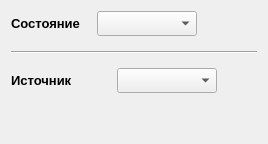
          <widget class="QWidget" name="tab_Meteo">
           <attribute name="title">
            <string>Метеопост</string>
           </attribute>
           <layout class="QVBoxLayout" name="verticalLayout_19">
            <item>
             <layout class="QHBoxLayout" name="horizontalLayout_29">
              <item>
               <widget class="QLabel" name="labelClockStatus_3">
                <property name="minimumSize">
                 <size>
                  <width>80</width>
                  <height>25</height>
                 </size>
                </property>
                <property name="maximumSize">
                 <size>
                  <width>80</width>
                  <height>2025</height>
                 </size>
                </property>
                <property name="font">
                 <font>
                  <pointsize>10</pointsize>
                  <weight>75</weight>
                  <bold>true</bold>
                 </font>
                </property>
                <property name="text">
                 <string>Состояние</string>
                </property>
               </widget>
              </item>
              <item>
               <widget class="QComboBox" name="comboBoxMeteoState">
                <property name="minimumSize">
                 <size>
                  <width>100</width>
                  <height>25</height>
                 </size>
                </property>
                <property name="maximumSize">
                 <size>
                  <width>100</width>
                  <height>2025</height>
                 </size>
                </property>
                <property name="font">
                 <font>
                  <pointsize>10</pointsize>
                  <weight>75</weight>
                  <bold>true</bold>
                 </font>
                </property>
               </widget>
              </item>
              <item>
               <spacer name="horizontalSpacer_42">
                <property name="orientation">
                 <enum>Qt::Horizontal</enum>
                </property>
                <property name="sizeHint" stdset="0">
                 <size>
                  <width>40</width>
                  <height>20</height>
                 </size>
                </property>
               </spacer>
              </item>
             </layout>
            </item>
            <item>
             <widget class="Line" name="line_16">
              <property name="minimumSize">
               <size>
                <width>0</width>
                <height>20</height>
               </size>
              </property>
              <property name="maximumSize">
               <size>
                <width>16777215</width>
                <height>20</height>
               </size>
              </property>
              <property name="orientation">
               <enum>Qt::Horizontal</enum>
              </property>
             </widget>
            </item>
            <item>
             <layout class="QHBoxLayout" name="horizontalLayout_30">
              <item>
               <widget class="QLabel" name="labelModbusBoadrate_3">
                <property name="minimumSize">
                 <size>
                  <width>100</width>
                  <height>25</height>
                 </size>
                </property>
                <property name="maximumSize">
                 <size>
                  <width>100</width>
                  <height>25</height>
                 </size>
                </property>
                <property name="font">
                 <font>
                  <pointsize>10</pointsize>
                  <weight>75</weight>
                  <bold>true</bold>
                 </font>
                </property>
                <property name="text">
                 <string>Источник</string>
                </property>
               </widget>
              </item>
              <item>
               <widget class="QComboBox" name="comboBoxMeteoSourse">
                <property name="minimumSize">
                 <size>
                  <width>100</width>
                  <height>25</height>
                 </size>
                </property>
                <property name="maximumSize">
                 <size>
                  <width>100</width>
                  <height>25</height>
                 </size>
                </property>
                <property name="font">
                 <font>
                  <pointsize>10</pointsize>
                  <weight>75</weight>
                  <bold>true</bold>
                 </font>
                </property>
               </widget>
              </item>
              <item>
               <spacer name="horizontalSpacer_43">
                <property name="orientation">
                 <enum>Qt::Horizontal</enum>
                </property>
                <property name="sizeHint" stdset="0">
                 <size>
                  <width>40</width>
                  <height>20</height>
                 </size>
                </property>
               </spacer>
              </item>
             </layout>
            </item>
            <item>
             <spacer name="verticalSpacer_17">
              <property name="orientation">
               <enum>Qt::Vertical</enum>
              </property>
              <property name="sizeHint" stdset="0">
               <size>
                <width>20</width>
                <height>40</height>
               </size>
              </property>
             </spacer>
            </item>
           </layout>
          </widget>
